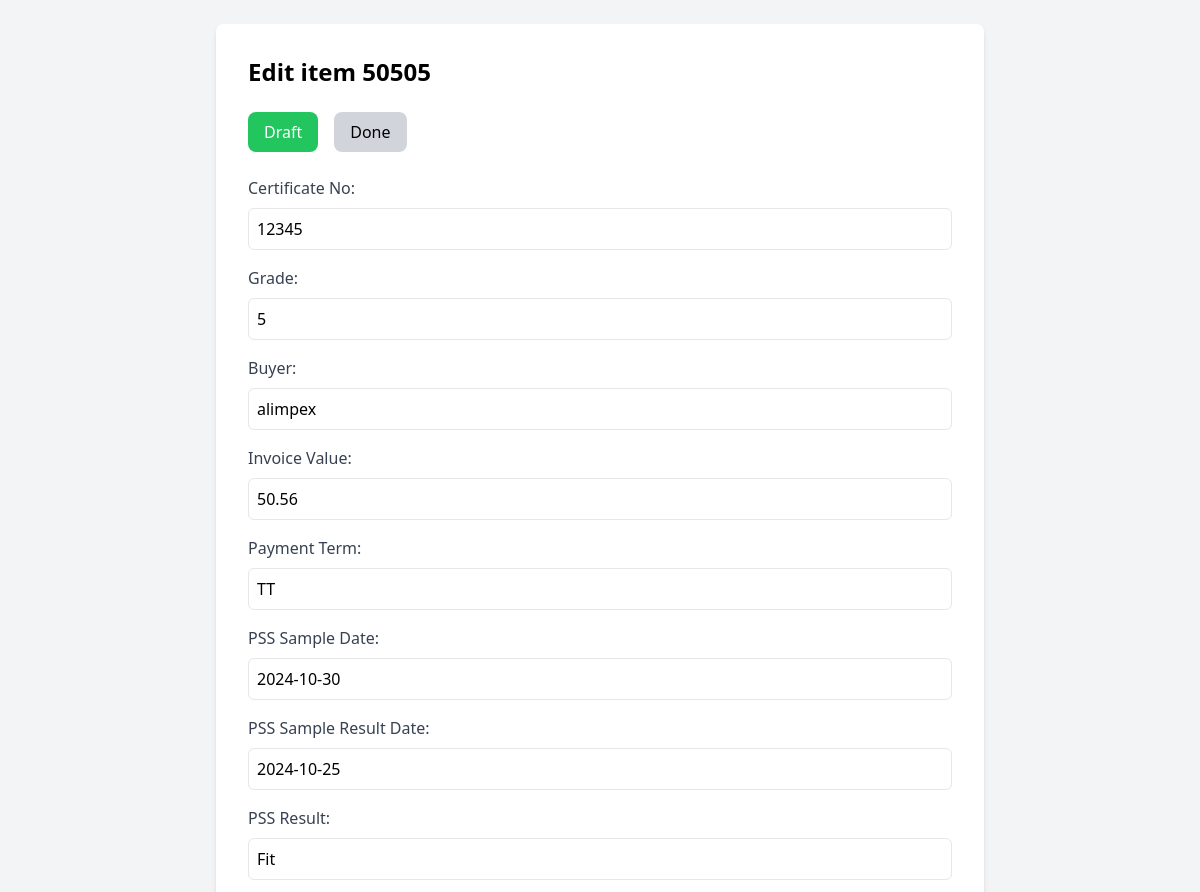
The page /edit/50505 (upper part) on the database as committed earlier.
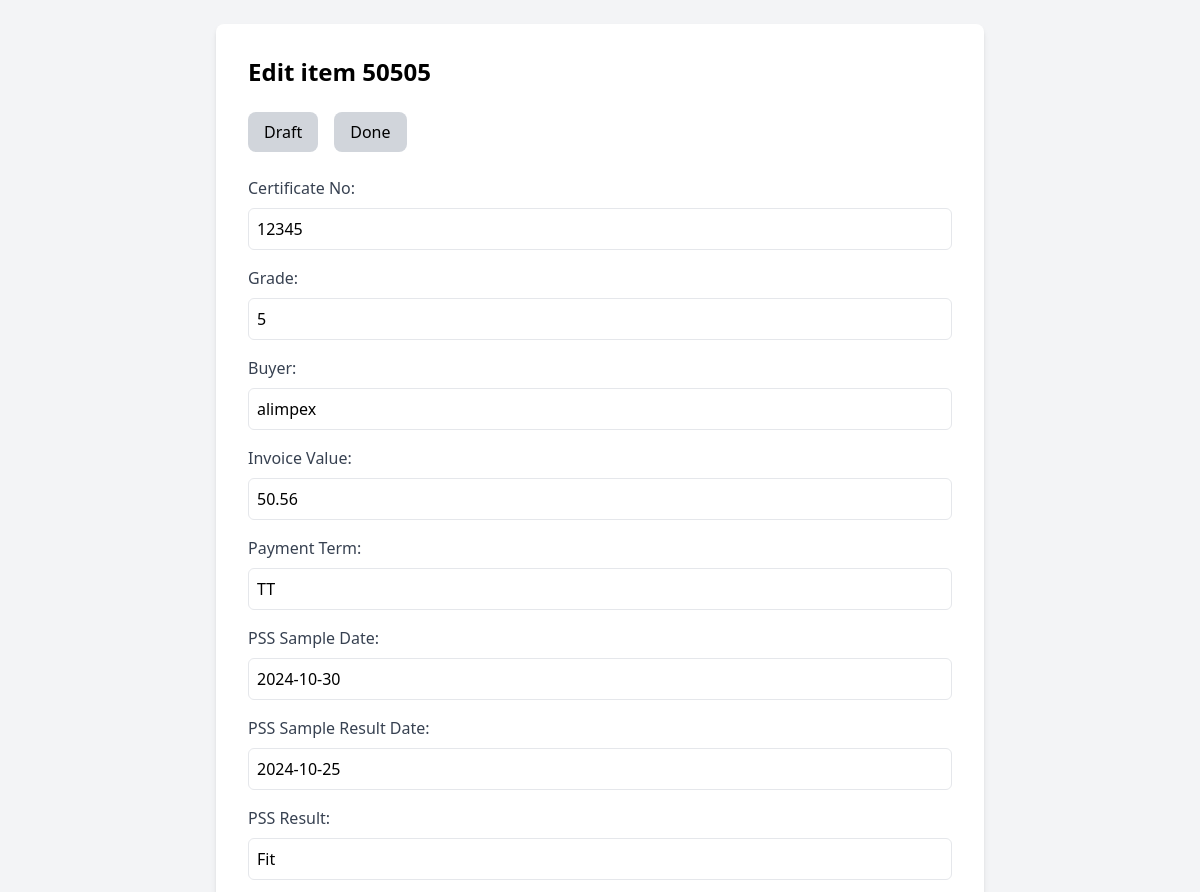
The same page on the database as committed later.
### app.py (models this page shows, shortened)
class FormData(db.Model):
    id = db.Column(db.Integer, primary_key=True)
    no = db.Column(db.String(100), nullable=False)
    contract_no = db.Column(db.String(100), nullable=False)
    cert_no = db.Column(db.String(100), nullable=False)
    grade = db.Column(db.String(100), nullable=False)
    buyer = db.Column(db.String(100), nullable=False)
    invoice_value = db.Column(db.Float, nullable=False)
    payment_term = db.Column(db.String(50), nullable=False)
    seal_image = db.Column(db.String(200), nullable=True)
    undertaking_image = db.Column(db.String(200), nullable=True)
    documentary_credit = db.Column(db.String(200), nullable=True)
    bags = db.Column(db.String(200), nullable=True)
    mts = db.Column(db.String(200), nullable=True)
    fcl = db.Column(db.String(200), nullable=True)
    clu_inspected_date = db.Column(db.String(200), nullable=True)
    clu_result = db.Column(db.String(200), nullable=True)
    destination = db.Column(db.String(200), nullable=True)
    permit_number = db.Column(db.String(200), nullable=True)
    lpco_number = db.Column(db.String(200), nullable=True)
    shipping_line = db.Column(db.String(200), nullable=True)
    pss_sample_date = db.Column(db.String(100), nullable=False)
    pss_sample_result_date = db.Column(db.String(100), nullable=False)
    pss_result = db.Column(db.String(50), nullable=False)
    pss_comment = db.Column(db.Text, nullable=True)
    booking_number = db.Column(db.String(100), nullable=False)
    booking_confirmation_image = db.Column(db.String(200), nullable=True)
    container_number = db.Column(db.String(100), nullable=False)
    container_image = db.Column(db.String(200), nullable=True)
    seal_number = db.Column(db.String(100), nullable=False)
    date_loaded_from_wh = db.Column(db.String(100), nullable=False)
    transitor_name = db.Column(db.String(100), nullable=False)
    transitor_operation_number = db.Column(db.String(100), nullable=False)
    insurance_company = db.Column(db.String(100), nullable=False)
    insurance_amount = db.Column(db.Float, nullable=False)
    truck_or_train_plate_number = db.Column(db.String(100), nullable=False)
    driver_phone_number = db.Column(db.String(100), nullable=False)
    djibouti_forwarder = db.Column(db.String(100), nullable=False)
    djibouti_forwarder_contact = db.Column(db.String(100), nullable=False)
    vessel_date = db.Column(db.String(100), nullable=False)
    vessel_name = db.Column(db.String(100), nullable=False)
    bill_no = db.Column(db.String(100), nullable=False)
    date_received_obl = db.Column(db.String(100), nullable=False)
    date_docs_sent_to_bank = db.Column(db.String(100), nullable=False)
    docs_awb_number = db.Column(db.String(100), nullable=False)
    date_credit_advice_received = db.Column(db.String(100), nullable=False)
    payment_status = db.Column(db.String(100), nullable=False)
    amount_settled = db.Column(db.Float, nullable=False)
    bank = db.Column(db.String(100), nullable=False)
    ecd_number = db.Column(db.String(100), nullable=False)
    status = db.Column(db.String(100), nullable=False, default='Draft')  # Status starts as Draft
    remark = db.Column(db.String(100), nullable=False)
    railway_bill_image = db.Column(db.String(200), nullable=True)
    payment_receipt_image = db.Column(db.String(200), nullable=True)
    trackway_bill_image = db.Column(db.String(200), nullable=True)
    nb_contract_image = db.Column(db.String(200), nullable=True)
    commercial_invoice_image = db.Column(db.String(200), nullable=True)
    pl_image = db.Column(db.String(200), nullable=True)
    vgm_image = db.Column(db.String(200), nullable=True)
    payment_recieptt_image = db.Column(db.String(200), nullable=True)
    created_at = db.Column(db.DateTime, default=datetime.utcnow)  # Track when form is created
    updated_at = db.Column(db.DateTime, onupdate=datetime.utcnow)  # Track when form is updated

### app.py (the view, shortened to what this page needs)
@app.route('/edit/<string:contract_no>', methods=['GET', 'POST'])
def edit_item(contract_no):
    form_data = FormData.query.filter_by(contract_no=contract_no).first()
    return render_template('edit_form.html', form_data=form_data)

### templates/edit_form.html (shortened to what this page needs)
<!DOCTYPE html>
<html lang="en">
<head>
    <script src="https://cdn.tailwindcss.com"></script>
</head>
<body class="bg-gray-100 p-6">
    <form method="POST" enctype="multipart/form-data" class="max-w-3xl mx-auto bg-white p-8 rounded-lg shadow-md">
        <h2 class="text-2xl font-bold mb-6">Edit item {{form_data.contract_no}}</h2>
        <div class="flex mb-6">
            <div class="cursor-pointer px-4 py-2 rounded-lg text-center mr-4 {{ 'bg-green-500 text-white' if form_data.status == 'Draft' else 'bg-gray-300' }}" id="draft-status" onclick="setStatus('Draft')">
                Draft
            </div>
            <div class="cursor-pointer px-4 py-2 rounded-lg text-center {{ 'bg-green-500 text-white' if form_data.status == 'Done' else 'bg-gray-300' }}" id="done-status" onclick="setStatus('Done')">
                Done
            </div>
        </div>
        <div class="grid grid-cols-1 gap-4">
            <div>
                <label for="cert_no" class="block font-medium text-gray-700">Certificate No:</label>
                <input type="text" name="cert_no" value="{{ form_data.cert_no }}" class="w-full mt-2 p-2 border rounded-md" required>
            </div>
            <div>
                <label for="grade" class="block font-medium text-gray-700">Grade:</label>
                <input type="text" name="grade" value="{{ form_data.grade }}" class="w-full mt-2 p-2 border rounded-md" required>
            </div>
            <div>
                <label for="buyer" class="block font-medium text-gray-700">Buyer:</label>
                <input type="text" name="buyer" value="{{ form_data.buyer }}" class="w-full mt-2 p-2 border rounded-md" required>
            </div>
            <div>
                <label for="invoice_value" class="block font-medium text-gray-700">Invoice Value:</label>
                <input type="number" name="invoice_value" value="{{ form_data.invoice_value }}" class="w-full mt-2 p-2 border rounded-md" required>
            </div>
            <div>
                <label for="payment_term" class="block font-medium text-gray-700">Payment Term:</label>
                <input type="text" name="payment_term" value="{{ form_data.payment_term }}" class="w-full mt-2 p-2 border rounded-md" required>
            </div>
            <div>
                <label for="pss_sample_date" class="block font-medium text-gray-700">PSS Sample Date:</label>
                <input type="text" name="pss_sample_date" value="{{ form_data.pss_sample_date }}" class="w-full mt-2 p-2 border rounded-md" required>
            </div>
            <div>
                <label for="pss_sample_result_date" class="block font-medium text-gray-700">PSS Sample Result Date:</label>
                <input type="text" name="pss_sample_result_date" value="{{ form_data.pss_sample_result_date }}" class="w-full mt-2 p-2 border rounded-md" required>
            </div>
            <div>
                <label for="pss_result" class="block font-medium text-gray-700">PSS Result:</label>
                <input type="text" name="pss_result" value="{{ form_data.pss_result }}" class="w-full mt-2 p-2 border rounded-md" required>
            </div>
        </div>
    </form>
</body>
</html>

Rows that differ between the two databases and show on the page:
changed FormData "alimpex": status "Draft" → "Expired" (drawn)
